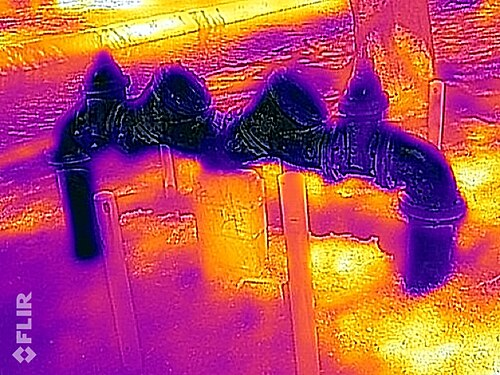
#> input picture data/samples/ir/backflow_preventer.jpg, 500 x 375 px
$ python -i features.py   (imports and definitions only)   (older library calls are emulated)
#> lines starting #> are read from the running program, lines starting #| are printed output that depends on the picture; after the words box and inside, x2 and y2 are one past the last pixel; in counts of white or black regions, pixels touching at a corner belong together
"""Feature extraction for IR / RGB / grayscale image classification."""
from __future__ import annotations

import cv2
import numpy as np
from scipy import stats as scipy_stats
from skimage.feature import graycomatrix, graycoprops, local_binary_pattern

# Fixed order used both when training the stage-B model and when scoring a
# new image -- keep train.py and classify.py in sync via this constant.
FEATURE_NAMES = [
    "entropy",
    "skewness",
    "kurtosis",
    "frac_near_black",
    "frac_near_white",
    "laplacian_var",
    "edge_density",
    "bright_area_frac",
    "bright_largest_blob_frac",
    "dark_area_frac",
    "dark_largest_blob_frac",
    "mean_intensity",
    "std_intensity",
    # GLCM texture, FFT power-spectrum shape, and MSCN (BRISQUE-style local
    # contrast normalization) statistics -- empirically raised cross-validated
    # accuracy from 89% to 95% (clean) / 90% (under quality-degradation
    # augmentation), with the biggest gain on the grayscale class.
    "glcm_contrast",
    "glcm_homogeneity",
    "glcm_energy",
    "glcm_correlation",
    "lbp_entropy",
    "lbp_uniform_frac",
    "fft_high_freq_ratio",
    "fft_power_slope",
    "mscn_skew",
    "mscn_kurtosis",
    "mscn_var",
]


# [54 lines left out: functions load_image, channel_color_stats, not called in this run]


def monochrome_features(gray: np.ndarray) -> dict:
    """Histogram/texture/blob features used to separate grayscale vs IR whitehot/blackhot."""
    gray_f = gray.astype(np.float32)

    hist = cv2.calcHist([gray], [0], None, [256], [0, 256]).flatten()
    hist_norm = hist / (hist.sum() + 1e-8)
    nz = hist_norm[hist_norm > 0]
    entropy = float(-np.sum(nz * np.log2(nz)))

    laplacian_var = float(cv2.Laplacian(gray, cv2.CV_64F).var())
    edges = cv2.Canny(gray, 50, 150)
    edge_density = float(np.mean(edges > 0))

    _, bright_mask = cv2.threshold(gray, 0, 255, cv2.THRESH_BINARY + cv2.THRESH_OTSU)
    dark_mask = cv2.bitwise_not(bright_mask)
    bright_area_frac, bright_largest_blob_frac = _blob_stats(bright_mask)
    dark_area_frac, dark_largest_blob_frac = _blob_stats(dark_mask)

    feats = {
        "entropy": entropy,
        "skewness": float(scipy_stats.skew(gray_f.ravel())),
        "kurtosis": float(scipy_stats.kurtosis(gray_f.ravel())),
        "frac_near_black": float(np.mean(gray < 10)),
        "frac_near_white": float(np.mean(gray > 245)),
        "laplacian_var": laplacian_var,
        "edge_density": edge_density,
        "bright_area_frac": bright_area_frac,
        "bright_largest_blob_frac": bright_largest_blob_frac,
        "dark_area_frac": dark_area_frac,
        "dark_largest_blob_frac": dark_largest_blob_frac,
        "mean_intensity": float(gray_f.mean()) / 255.0,
        "std_intensity": float(gray_f.std()) / 255.0,
    }
    feats.update(_glcm_features(gray))
    feats.update(_lbp_features(gray))
    feats.update(_fft_features(gray))
    feats.update(_mscn_features(gray))
    return feats


def _glcm_features(gray: np.ndarray) -> dict:
    """Gray-level co-occurrence texture -- captures pixel-pair relationships
    that plain edge/blob stats miss (e.g. how correlated neighboring
    intensities are), which turned out to be the single strongest feature
    for telling real grayscale photos apart from thermal imagery.
    """
    q = (gray.astype(np.float32) / 256 * 32).astype(np.uint8)  # 32 levels keeps this cheap
    glcm = graycomatrix(q, distances=[3], angles=[0, np.pi / 4, np.pi / 2, 3 * np.pi / 4], levels=32, symmetric=True, normed=True)
    return {
        "glcm_contrast": float(graycoprops(glcm, "contrast").mean()),
        "glcm_homogeneity": float(graycoprops(glcm, "homogeneity").mean()),
        "glcm_energy": float(graycoprops(glcm, "energy").mean()),
        "glcm_correlation": float(graycoprops(glcm, "correlation").mean()),
    }


def _lbp_features(gray: np.ndarray) -> dict:
    """Local Binary Pattern micro-texture: real photos tend to have richer,
    less uniform micro-texture (skin, fabric, foliage) than thermal imagery.
    """
    lbp = local_binary_pattern(gray, P=8, R=1, method="uniform")
    hist, _ = np.histogram(lbp, bins=10, range=(0, 10), density=True)
    nz = hist[hist > 0]
    return {
        "lbp_entropy": float(-np.sum(nz * np.log2(nz))),
        "lbp_uniform_frac": float(hist[:8].sum()),
    }


def _fft_features(gray: np.ndarray) -> dict:
    """Radial power spectrum shape. Natural photos follow a roughly 1/f^2
    power-law; blurrier/lower-resolution thermal captures fall off faster,
    so both the slope and the high-vs-low frequency energy ratio carry signal.
    """
    f = np.fft.fftshift(np.fft.fft2(gray.astype(np.float32)))
    power = np.abs(f) ** 2
    h, w = gray.shape
    cy, cx = h // 2, w // 2
    y, x = np.ogrid[:h, :w]
    r = np.sqrt((y - cy) ** 2 + (x - cx) ** 2).astype(np.int32)
    max_r = min(cy, cx)

    radial = np.bincount(r.ravel(), weights=power.ravel())[:max_r]
    radial = radial / (radial.sum() + 1e-8)

    low = radial[: max_r // 4].sum()
    high = radial[3 * max_r // 4 :].sum()

    freqs = np.arange(1, max_r)
    log_p = np.log(radial[1:] + 1e-12)
    log_f = np.log(freqs)
    slope = float(np.polyfit(log_f, log_p, 1)[0]) if max_r > 1 else 0.0

    return {
        "fft_high_freq_ratio": float(high / (low + 1e-8)),
        "fft_power_slope": slope,
    }


def _mscn_features(gray: np.ndarray) -> dict:
    """BRISQUE-style mean-subtracted-contrast-normalized coefficients: local
    mean/contrast normalization isolates texture regularity independent of
    overall brightness, which raw-pixel skew/kurtosis alone can't separate.
    """
    g = gray.astype(np.float32)
    mu = cv2.GaussianBlur(g, (7, 7), 7 / 6)
    sigma = np.sqrt(np.abs(cv2.GaussianBlur(g * g, (7, 7), 7 / 6) - mu * mu))
    mscn = (g - mu) / (sigma + 1)
    return {
        "mscn_skew": float(scipy_stats.skew(mscn.ravel())),
        "mscn_kurtosis": float(scipy_stats.kurtosis(mscn.ravel())),
        "mscn_var": float(mscn.var()),
    }


def _blob_stats(mask: np.ndarray) -> tuple[float, float]:
    """Area fraction covered by `mask`, and the fraction taken by its single largest blob."""
    area_frac = float(np.mean(mask > 0))
    n_labels, _, stats, _ = cv2.connectedComponentsWithStats(mask, connectivity=8)
    if n_labels <= 1:
        return area_frac, 0.0
    largest = stats[1:, cv2.CC_STAT_AREA].max()
    return area_frac, float(largest / mask.size)

>>> import cv2
>>> picture = cv2.imread('../data/samples/ir/backflow_preventer.jpg', cv2.IMREAD_GRAYSCALE)
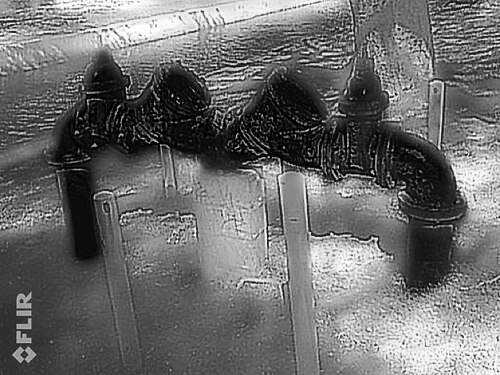
#> picture: shape (375, 500); min 0, max 255, mean 108.7
>>> result = monochrome_features(picture)
#> in monochrome_features, `hist = cv2.calcHist([gray], [0], None, [256], [0, 256]).flatten()`: hist = 256 values, max 1616 at index 0, min 95 at index 254, mean 732.4
#> in monochrome_features, `hist_norm = hist / (hist.sum() + 1e-8)`: hist_norm = 256 values, max 0.00862 at index 0, min 0.000507 at index 254, mean 0.00391
#> in monochrome_features, `nz = hist_norm[hist_norm > 0]`: nz has the same summary as hist_norm
#> in monochrome_features, `entropy = float(-np.sum(nz * np.log2(nz)))`: entropy = 7.87
#> in monochrome_features, `laplacian_var = float(cv2.Laplacian(gray, cv2.CV_64F).var())`: laplacian_var = 4380.2
#> in monochrome_features, `edges = cv2.Canny(gray, 50, 150)`:
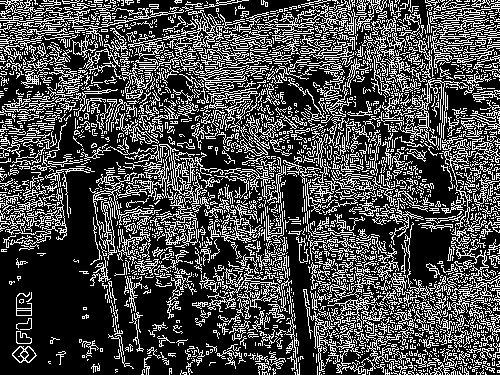
#> edges: shape (375, 500); 29% white in thin lines or dots
#> in monochrome_features, `edge_density = float(np.mean(edges > 0))`: edge_density = 0.29
#> in monochrome_features, `_, bright_mask = cv2.threshold(gray, 0, 255, cv2.THRESH_BINARY + cv2.T..`:
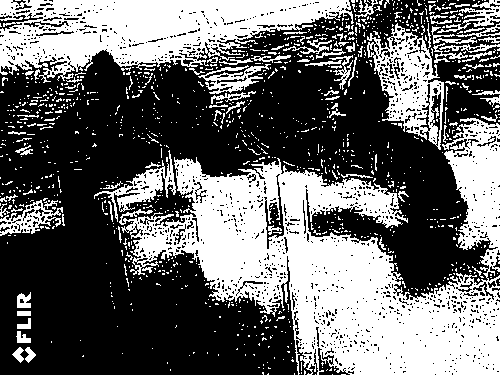
#> bright_mask: shape (375, 500); 41% white; 1152 white regions (1061 under 20 px), largest, box (x1, y1, x2, y2) and area: (119, 118, 500, 375) 43214, (0, 0, 354, 83) 16374, (367, 23, 444, 150) 4165
#> in _blob_stats, `area_frac = float(np.mean(mask > 0))`: area_frac = 0.41
#> in _blob_stats, `n_labels, _, stats, _ = cv2.connectedComponentsWithStats(mask, connect..`: n_labels = 1153; stats = 1153 rows, first 6: [0, 0, 500, 375, 110649], [0, 0, 354, 83, 16374], [15, 0, 6, 1, 6], [351, 0, 4, 3, 11], [356, 0, 2, 2, 4], [355, 0, 23, 18, 144]
#> in _blob_stats, `largest = stats[1:, cv2.CC_STAT_AREA].max()`: largest = 43214
#> in monochrome_features, `bright_area_frac, bright_largest_blob_frac = _blob_stats(bright_mask)`: bright_area_frac = 0.41; bright_largest_blob_frac = 0.23
#> in _blob_stats (call 2), `n_labels, _, stats, _ = cv2.connectedComponentsWithStats(mask, connect..`: n_labels = 1249; stats = 1249 rows, first 6: [0, 0, 500, 375, 76851], [11, 0, 15, 6, 30], [28, 0, 2, 3, 5], [44, 0, 3, 1, 3], [49, 0, 4, 2, 5], [0, 0, 500, 375, 102887]
#> in monochrome_features, `dark_area_frac, dark_largest_blob_frac = _blob_stats(dark_mask)`: dark_area_frac = 0.59; dark_largest_blob_frac = 0.549
#> in _lbp_features, `lbp = local_binary_pattern(gray, P=8, R=1, method="uniform")`:
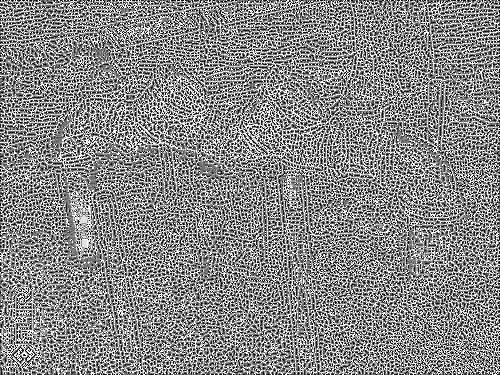
#> lbp: shape (375, 500) float64; min 0, max 9, mean 4.8; drawn with min black and max white
#> in _lbp_features, `hist, _ = np.histogram(lbp, bins=10, range=(0, 10), density=True)`: hist = [0.0664, 0.0927, 0.0729, 0.115, 0.134, 0.117, 0.0834, 0.0875, 0.0883, 0.142]
#> in _lbp_features, `nz = hist[hist > 0]`: nz has the same summary as hist
#> in _fft_features, `radial = np.bincount(r.ravel(), weights=power.ravel())[:max_r]`: radial = 187 values, max 4.16e+14 at index 0, min 3.92e+10 at index 186, mean 2.97e+12
#> in _fft_features, `radial = radial / (radial.sum() + 1e-8)`: radial = 187 values, max 0.75 at index 0, min 7.07e-05 at index 186, mean 0.00535
#> in _fft_features, `low = radial[: max_r // 4].sum()`: low = 0.946
#> in _fft_features, `high = radial[3 * max_r // 4 :].sum()`: high = 0.00682
#> in _fft_features, `log_p = np.log(radial[1:] + 1e-12)`: log_p = 186 values, max -2.87 at index 1, min -9.56 at index 185, mean -7.84
#> in _fft_features, `slope = float(np.polyfit(log_f, log_p, 1)[0]) if max_r > 1 else 0.0`: slope = -0.838
#> in _mscn_features, `mu = cv2.GaussianBlur(g, (7, 7), 7 / 6)`:
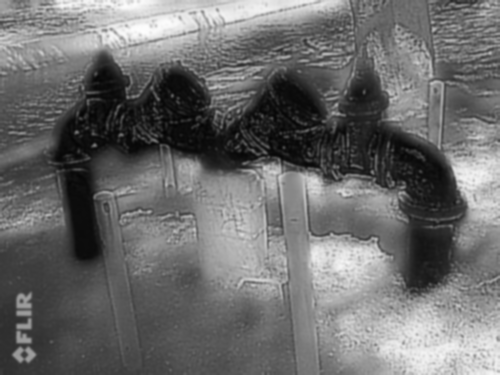
#> mu: shape (375, 500) float32; min 4.8, max 253.7, mean 108.7
#> in _mscn_features, `sigma = np.sqrt(np.abs(cv2.GaussianBlur(g * g, (7, 7), 7 / 6) - mu * m..`:
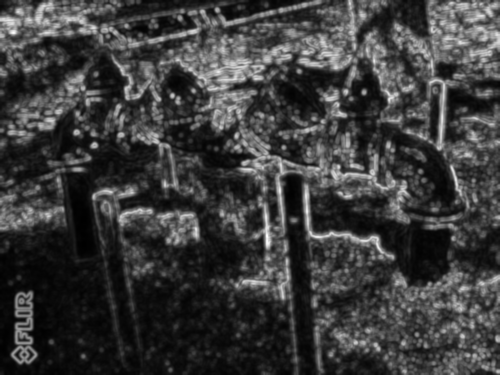
#> sigma: shape (375, 500) float32; min 0.00677, max 95.32, mean 22.6; drawn with min black and max white
#> in _mscn_features, `mscn = (g - mu) / (sigma + 1)`:
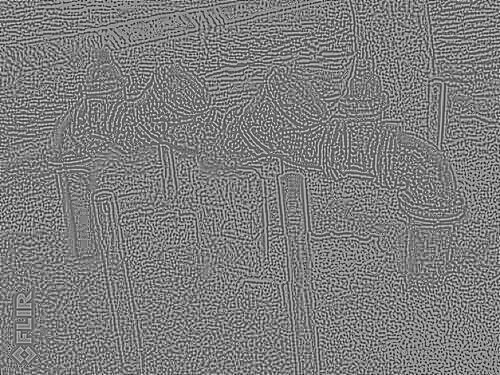
#> mscn: shape (375, 500) float32; min -2.22, max 2.27, mean -0.0035; drawn with min black and max white
#> result = 24 items

$ run again, on data/samples/ir/car_driving_flir.jpg
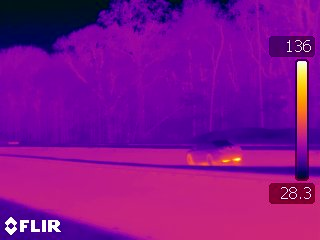
#> input picture data/samples/ir/car_driving_flir.jpg, 320 x 240 px
#> in monochrome_features, `hist = cv2.calcHist([gray], [0], None, [256], [0, 256]).flatten()`: hist = 256 values, max 3544 at index 96, min 2 at index 138, mean 300
#> hist_norm = 256 values, max 0.0461 at index 96, min 2.6e-05 at index 138, mean 0.00391
#> in monochrome_features, `nz = hist_norm[hist_norm > 0]`: nz has the same summary as hist_norm
#> entropy = 6.21
#> laplacian_var = 2246.5
#> in monochrome_features, `edges = cv2.Canny(gray, 50, 150)`:
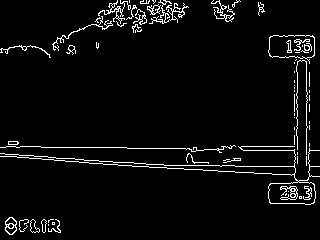
#> edges: shape (240, 320); 4.5% white in thin lines or dots
#> edge_density = 0.0445
#> bright_mask: shape (240, 320); 32.3% white; 59 white regions (43 under 20 px), largest, box (x1, y1, x2, y2) and area: (0, 156, 320, 240) 19157, (0, 147, 295, 166) 3887, (297, 61, 307, 146) 843
#> area_frac = 0.323
#> n_labels = 60; stats = 60 rows, first 6: [0, 0, 320, 240, 51967], [295, 0, 8, 26, 70], [299, 0, 5, 2, 6], [308, 0, 1, 4, 4], [257, 6, 1, 1, 1], [304, 6, 7, 18, 47]
#> largest = 19157
#> bright_area_frac = 0.323; bright_largest_blob_frac = 0.249
#> dark_area_frac = 0.677; dark_largest_blob_frac = 0.631
#> in _lbp_features, `hist, _ = np.histogram(lbp, bins=10, range=(0, 10), density=True)`: hist = [0.0185, 0.05, 0.0222, 0.0836, 0.117, 0.189, 0.0625, 0.0684, 0.309, 0.0793]
#> in _lbp_features, `nz = hist[hist > 0]`: nz has the same summary as hist
#> in _fft_features, `radial = np.bincount(r.ravel(), weights=power.ravel())[:max_r]`: radial = 120 values, max 2.27e+13 at index 0, min 5.8e+09 at index 98, mean 2.41e+11
#> in _fft_features, `radial = radial / (radial.sum() + 1e-8)`: radial = 120 values, max 0.786 at index 0, min 0.000201 at index 98, mean 0.00833
#> low = 0.956
#> high = 0.00899
#> log_p = 119 values, max -3.23 at index 0, min -8.51 at index 97, mean -7.27
#> slope = -1.13
#> in _mscn_features, `mscn = (g - mu) / (sigma + 1)`:
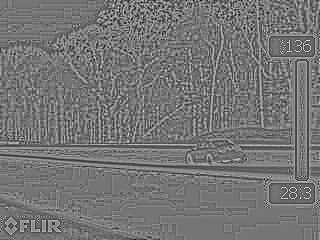
#> mscn: shape (240, 320) float32; min -1.83, max 2.14, mean 0.000536; drawn with min black and max white
#> result = 24 items

$ run again, on data/samples/ir/cold_register.jpg
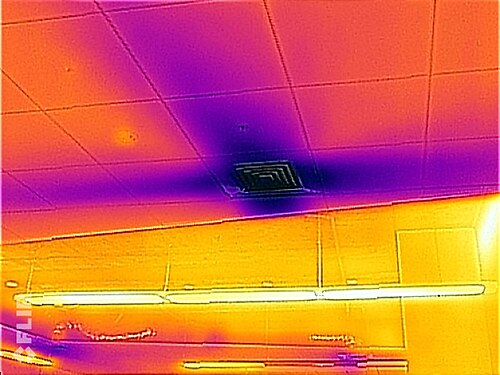
#> input picture data/samples/ir/cold_register.jpg, 500 x 375 px
#> in monochrome_features, `hist = cv2.calcHist([gray], [0], None, [256], [0, 256]).flatten()`: hist = 256 values, max 1894 at index 128, min 56 at index 1, mean 732.4
#> hist_norm = 256 values, max 0.0101 at index 128, min 0.000299 at index 1, mean 0.00391
#> in monochrome_features, `nz = hist_norm[hist_norm > 0]`: nz has the same summary as hist_norm
#> entropy = 7.65
#> laplacian_var = 1394.5
#> in monochrome_features, `edges = cv2.Canny(gray, 50, 150)`:
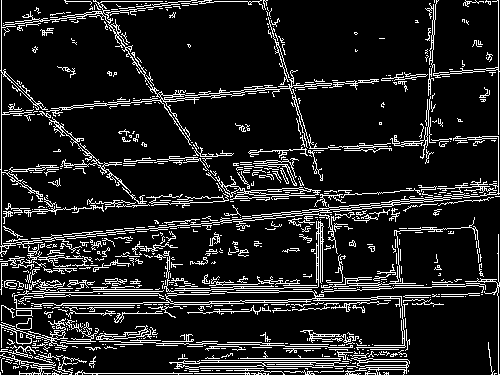
#> edges: shape (375, 500); 12.8% white in thin lines or dots
#> edge_density = 0.128
#> bright_mask: shape (375, 500); 37% white; 760 white regions (728 under 20 px), largest, box (x1, y1, x2, y2) and area: (0, 0, 500, 375) 63682, (0, 324, 62, 374) 842, (431, 0, 500, 192) 579
#> area_frac = 0.37
#> n_labels = 761; stats = 761 rows, first 6: [0, 0, 500, 375, 118117], [0, 0, 500, 375, 63682], [4, 0, 6, 1, 6], [12, 0, 11, 2, 12], [29, 0, 2, 1, 2], [32, 0, 10, 1, 10]
#> largest = 63682
#> bright_area_frac = 0.37; bright_largest_blob_frac = 0.34
#> n_labels = 285; stats = 285 rows, first 6: [0, 0, 500, 375, 69383], [1, 0, 499, 247, 104328], [432, 0, 1, 2, 2], [473, 0, 1, 1, 1], [431, 3, 1, 1, 1], [431, 13, 1, 2, 2]
#> dark_area_frac = 0.63; dark_largest_blob_frac = 0.556
#> in _lbp_features, `hist, _ = np.histogram(lbp, bins=10, range=(0, 10), density=True)`: hist = [0.0568, 0.094, 0.0596, 0.109, 0.139, 0.131, 0.0885, 0.0906, 0.0879, 0.144]
#> in _lbp_features, `nz = hist[hist > 0]`: nz has the same summary as hist
#> in _fft_features, `radial = np.bincount(r.ravel(), weights=power.ravel())[:max_r]`: radial = 187 values, max 6.2e+14 at index 0, min 1.12e+10 at index 175, mean 3.84e+12
#> in _fft_features, `radial = radial / (radial.sum() + 1e-8)`: radial = 187 values, max 0.863 at index 0, min 1.56e-05 at index 175, mean 0.00535
#> low = 0.984
#> high = 0.00123
#> log_p = 186 values, max -2.65 at index 0, min -11.07 at index 174, mean -9.16
#> slope = -1.04
#> in _mscn_features, `mscn = (g - mu) / (sigma + 1)`:
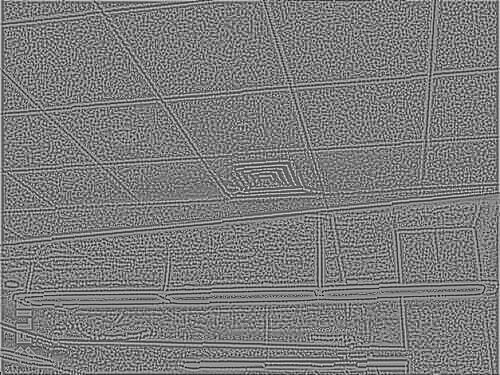
#> mscn: shape (375, 500) float32; min -2.04, max 2.14, mean 0.00203; drawn with min black and max white
#> result = 24 items

$ run again, on data/samples/ir/covent_garden_ir.jpg
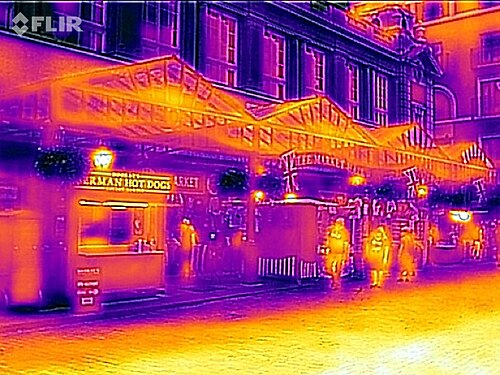
#> input picture data/samples/ir/covent_garden_ir.jpg, 500 x 375 px
#> in monochrome_features, `hist = cv2.calcHist([gray], [0], None, [256], [0, 256]).flatten()`: hist = 256 values, max 1390 at index 57, min 107 at index 254, mean 732.4
#> hist_norm = 256 values, max 0.00741 at index 57, min 0.000571 at index 254, mean 0.00391
#> in monochrome_features, `nz = hist_norm[hist_norm > 0]`: nz has the same summary as hist_norm
#> entropy = 7.88
#> laplacian_var = 4015.6
#> edges: shape (375, 500); 27.6% white in thin lines or dots
#> edge_density = 0.276
#> bright_mask: shape (375, 500); 40.9% white; 983 white regions (859 under 20 px), largest, box (x1, y1, x2, y2) and area: (0, 214, 500, 375) 33930, (13, 58, 496, 186) 18782, (69, 147, 183, 255) 5377
#> area_frac = 0.409
#> n_labels = 984; stats = 984 rows, first 6: [0, 0, 500, 371, 110720], [0, 1, 40, 2, 43], [42, 1, 48, 2, 79], [91, 1, 4, 2, 6], [96, 1, 3, 1, 3], [103, 1, 42, 23, 79]
#> largest = 33930
#> bright_area_frac = 0.409; bright_largest_blob_frac = 0.181
#> n_labels = 433; stats = 433 rows, first 6: [0, 1, 500, 374, 76780], [0, 0, 500, 340, 104220], [454, 2, 46, 13, 189], [354, 4, 12, 7, 24], [452, 15, 1, 1, 1], [72, 19, 4, 5, 17]
#> dark_area_frac = 0.591; dark_largest_blob_frac = 0.556
#> in _lbp_features, `hist, _ = np.histogram(lbp, bins=10, range=(0, 10), density=True)`: hist = [0.0555, 0.0921, 0.062, 0.118, 0.179, 0.125, 0.0745, 0.0876, 0.0795, 0.126]
#> in _lbp_features, `nz = hist[hist > 0]`: nz has the same summary as hist
#> in _fft_features, `radial = np.bincount(r.ravel(), weights=power.ravel())[:max_r]`: radial = 187 values, max 3.98e+14 at index 0, min 3.72e+10 at index 185, mean 2.91e+12
#> in _fft_features, `radial = radial / (radial.sum() + 1e-8)`: radial = 187 values, max 0.73 at index 0, min 6.83e-05 at index 185, mean 0.00535
#> low = 0.939
#> high = 0.00643
#> log_p = 186 values, max -2.94 at index 1, min -9.59 at index 184, mean -7.73
#> slope = -0.937
#> in _mscn_features, `mscn = (g - mu) / (sigma + 1)`:
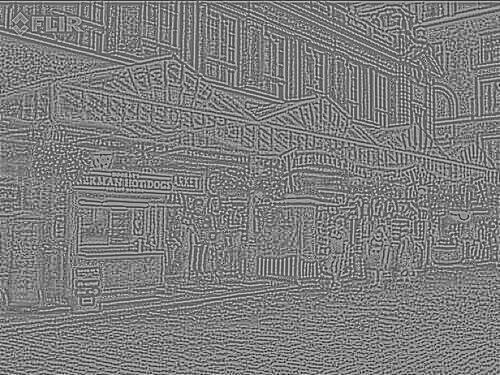
#> mscn: shape (375, 500) float32; min -2.18, max 2.21, mean -0.00857; drawn with min black and max white
#> result = 24 items
